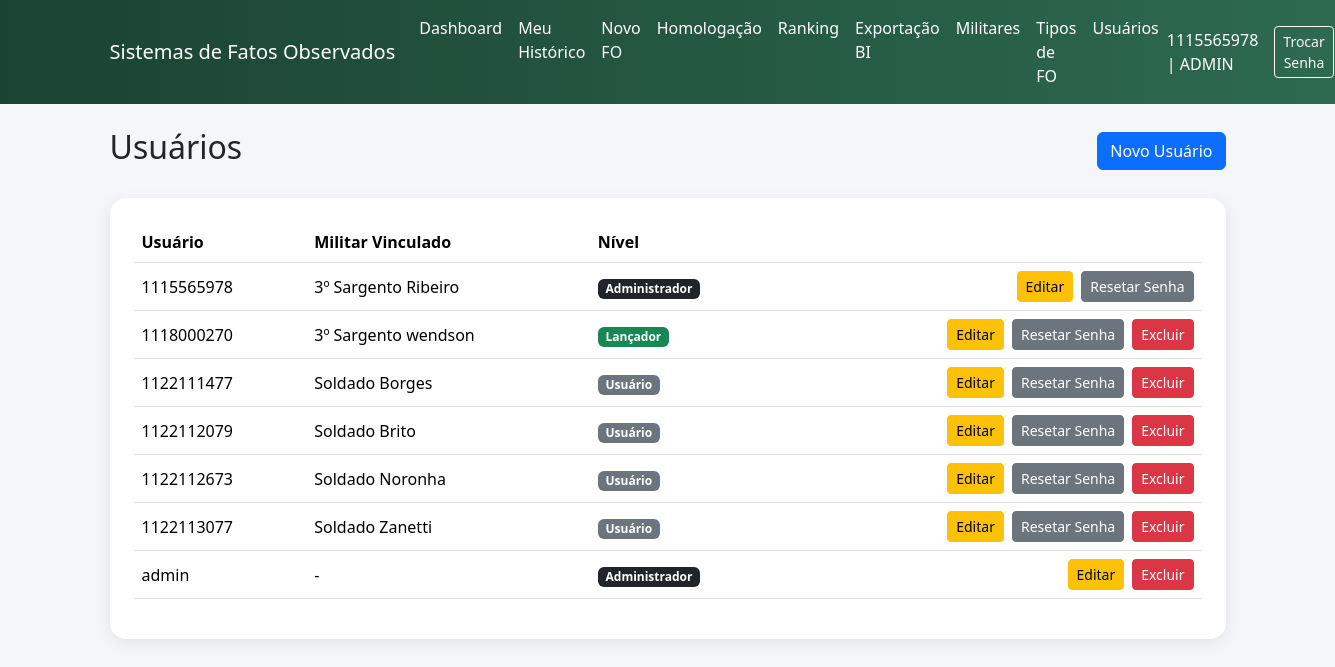
/fo/admin/usuarios (signed in), run on the app's committed database.
### app/fo/models.py (models this page shows)
class Usuario(db.Model, UserMixin):
    __tablename__ = "usuarios"
    id = db.Column(db.Integer, primary_key=True)
    username = db.Column(db.String(80), unique=True, nullable=False)
    senha_hash = db.Column(db.String(128), nullable=False)
    perfil = db.Column(
        db.String(20),
        nullable=False,
        default="USUARIO"
    )
    militar_id = db.Column(
        db.Integer,
        db.ForeignKey("militares.id", ondelete="RESTRICT"),
        nullable=True
    )
    militar = db.relationship("Militar")

class PostoGraduacao(db.Model):
    __tablename__ = 'posto_graduacao'
    id = db.Column(db.Integer, primary_key=True)
    nome = db.Column(db.String(80), nullable=False)

class Militar(db.Model):
    __tablename__ = "militares"
    id = db.Column(db.Integer, primary_key=True)
    nome_guerra = db.Column(db.String(120), nullable=False)
    identidade_militar = db.Column(db.String(30), unique=True, nullable=False)
    id_posto_graduacao = db.Column(
        db.Integer,
        db.ForeignKey("posto_graduacao.id", ondelete="RESTRICT"),
        nullable=False
    )
    data_de_praca = db.Column(db.Date, nullable=False)
    id_secao = db.Column(
        db.Integer,
        db.ForeignKey("secoes.id", ondelete="RESTRICT"),
        nullable=False
    )
    foto_url = db.Column(db.String(255), nullable=True)
    ativo = db.Column(db.Boolean, default=True, nullable=False)
    posto_graduacao = db.relationship("PostoGraduacao")
    secao = db.relationship("Secao")

### app/fo/routes.py (the view)
@fo_bp.route("/admin/usuarios")
@login_required
@requer_admin
def admin_usuarios():
    usuarios = Usuario.query.order_by(Usuario.username.asc()).all()
    return render_template("fo/admin_usuarios.html", usuarios=usuarios)

### app/fo/permissions.py (called while the page is built)
def perfil_permitido(*perfis):
    def decorator(func):
        @wraps(func)
        def wrapper(*args, **kwargs):
            if not current_user.is_authenticated:
                flash("Faça login para acessar o sistema.", "warning")
                return redirect(url_for("auth.login"))
            if current_user.perfil not in perfis and current_user.perfil != "ADMIN":
                flash("Você não possui permissão para acessar esta área.", "danger")
                if request.referrer:
                    return redirect(request.referrer)
                return redirect(url_for("index"))
            return func(*args, **kwargs)
        return wrapper
    return decorator

### app/templates/fo/admin_usuarios.html (shortened to what this page needs)
{% extends "base.html" %}
{% block content %}
<div class="d-flex justify-content-between align-items-center mb-4">
    <h2>Usuários</h2>
    <a href="{{ url_for('fo.admin_usuario_novo') }}"
       class="btn btn-primary">
        Novo Usuário
    </a>
</div>
<div class="card card-glass p-4">
    <table class="table table-hover align-middle">
        <thead>
            <tr>
                <th>Usuário</th>
                <th>Militar Vinculado</th>
                <th>Nível</th>
                <th></th>
            </tr>
        </thead>
        <tbody>
            {% for usuario in usuarios %}
            <tr>
                <td>{{ usuario.username }}</td>
                <td>
                    {% if usuario.militar %}
                        {{ usuario.militar.posto_graduacao.nome }}
                        {{ usuario.militar.nome_guerra }}
                    {% else %}
                        -
                    {% endif %}
                </td>
                <td>
                    {% if usuario.perfil == "USUARIO" %}
                        <span class="badge bg-secondary">Usuário</span>
                    {% elif usuario.perfil == "LANCADOR" %}
                        <span class="badge bg-success">Lançador</span>
                    {% elif usuario.perfil == "CADASTRADOR" %}
                        <span class="badge bg-primary">Cadastrador</span>
                    {% elif usuario.perfil == "BOLETIM" %}
                        <span class="badge bg-info">Boletim</span>
                    {% elif usuario.perfil == "HOMOLOGADOR" %}
                        <span class="badge bg-warning text-dark">Homologador</span>
                    {% elif usuario.perfil == "ADMIN" %}
                        <span class="badge bg-dark">Administrador</span>
                    {% else %}
                        <span class="badge bg-light text-dark">{{ usuario.perfil }}</span>
                    {% endif %}
                </td>
                <td class="text-end">
                    <div class="d-flex justify-content-end gap-2">
                        <a href="{{ url_for('fo.admin_usuario_editar', usuario_id=usuario.id) }}"
                        class="btn btn-sm btn-warning">
                        Editar
                        </a>
                        {% if usuario.militar %}
                        <form method="POST"
                            action="{{ url_for('fo.admin_usuario_resetar_senha', usuario_id=usuario.id) }}"
                            onsubmit="return confirm('Resetar a senha deste usuário para a identidade militar?');">
                            <button class="btn btn-sm btn-secondary">
                                Resetar Senha
                            </button>
                        </form>
                        {% endif %}
                        {% if usuario.id != current_user.id %}
                        <form method="POST"
                            action="{{ url_for('fo.admin_usuario_excluir', usuario_id=usuario.id) }}"
                            onsubmit="return confirm('Tem certeza que deseja excluir este usuário?');">
                            <button class="btn btn-sm btn-danger">
                            Excluir
                            </button>
                        </form>
                    {% endif %}
                    </div>
                </td>
            </tr>
            {% endfor %}
        </tbody>
    </table>
</div>
{% endblock %}

### app/templates/base.html (shortened to what this page needs)
<!DOCTYPE html>
<html lang="pt-BR">
<head>
    <link href="https://cdn.jsdelivr.net/npm/bootstrap@5.3.3/dist/css/bootstrap.min.css" rel="stylesheet">
</head>
<body>
<nav class="navbar navbar-expand-lg navbar-dark navbar-custom mb-4">
    <div class="container">
        <a class="navbar-brand"
            href="{{ url_for('fo.dashboard' )}}">
        Sistemas de Fatos Observados
        </a>
        <div class="collapse navbar-collapse"
            id="navbarNav">
            {% if current_user.is_authenticated %}
            <ul class="navbar-nav me-auto">
                <li class="nav-item">
                    <a class="nav-link" href="{{ url_for('fo.dashboard') }}">
                        Dashboard
                    </a>
                </li>
                {% if current_user.perfil in ["USUARIO", "LANCADOR", "ADMIN"] %}
                    <li class="nav-item">
                        <a class="nav-link" href="{{ url_for('fo.meu_historico') }}">
                            Meu Histórico
                        </a>
                    </li>
                {% endif %}
                {% if current_user.perfil in ["LANCADOR", "HOMOLOGADOR", "ADMIN"] %}
                    <li class="nav-item">
                        <a class="nav-link" href="{{ url_for('fo.novo_fo') }}">
                            Novo FO
                        </a>
                    </li>
                    <li class="nav-item">
                        <a class="nav-link" href="{{ url_for('fo.homologacao') }}">
                            Homologação
                        </a>
                    </li>
                {% endif %}
                {% if current_user.perfil in ["USUARIO", "LANCADOR", "HOMOLOGADOR", "ADMIN"] %}
                    <li class="nav-item">
                        <a class="nav-link" href="{{ url_for('fo.ranking') }}">
                            Ranking
                        </a>
                    </li>
                {% endif %}
                {% if current_user.perfil in ["BOLETIM", "ADMIN"] %}
                    <li class="nav-item">
                        <a class="nav-link" href="{{ url_for('fo.exportacao') }}">
                            Exportação BI
                        </a>
                    </li>
                {% endif %}
                {% if current_user.perfil in ["CADASTRADOR", "ADMIN"] %}
                    <li class="nav-item">
                        <a class="nav-link" href="{{ url_for('fo.admin_militares') }}">
                            Militares
                        </a>
                    </li>
                {% endif %}
                {% if current_user.perfil == "ADMIN" %}
                    <li class="nav-item">
                        <a class="nav-link" href="{{ url_for('fo.admin_tipos') }}">
                            Tipos de FO
                        </a>
                    </li>
                    <li class="nav-item">
                        <a class="nav-link" href="{{ url_for('fo.admin_usuarios') }}">
                            Usuários
                        </a>
                    </li>
                {% endif %}
            </ul>
            <div class="d-flex align-items-center gap-3">
                <span class="navbar-text">
                    {{ current_user.username }} | {{ current_user.perfil }}
                </span>
                <a class="btn btn-outline-light btn-sm"
                href="{{ url_for('auth.trocar_senha') }}">
                Trocar Senha
                </a>
            </div>
            {% endif %}
        </div>
    </div>
</nav>
<div class="toast-container position-fixed top-0 end-0 p-3"
     style="z-index: 9999;">
</div>
<main class="container">
    {% block content %}{% endblock %}
</main>
</body>
</html>

### app/templates/base.html (style rules this page uses)
body { background: #f4f6f9; }
.navbar-custom { background: linear-gradient(90deg, #1b4332, #2d6a4f); }
.navbar-brand, .nav-link, .navbar-text { color:white !important; }
.card-glass { border-radius: 16px; border:none; box-shadow: 0 4px 15px rgba(0,0,0,0.08); }

### data on the page
Usuario: username "1115565978", perfil "ADMIN", militar.posto_graduacao.nome "3º Sargento", militar.nome_guerra "Ribeiro", shows "Administrador"
Usuario: username "1118000270", militar.posto_graduacao.nome "3º Sargento", militar.nome_guerra "wendson", perfil "Lançador"
Usuario: username "1122111477", militar.posto_graduacao.nome "Soldado", militar.nome_guerra "Borges", perfil "Usuário"
Usuario: username "1122112079", militar.posto_graduacao.nome "Soldado", militar.nome_guerra "Brito", perfil "Usuário"
Usuario: username "1122112673", militar.posto_graduacao.nome "Soldado", militar.nome_guerra "Noronha", perfil "Usuário"
Usuario: username "1122113077", militar.posto_graduacao.nome "Soldado", militar.nome_guerra "Zanetti", perfil "Usuário"
Usuario: username "admin", perfil "Administrador"
